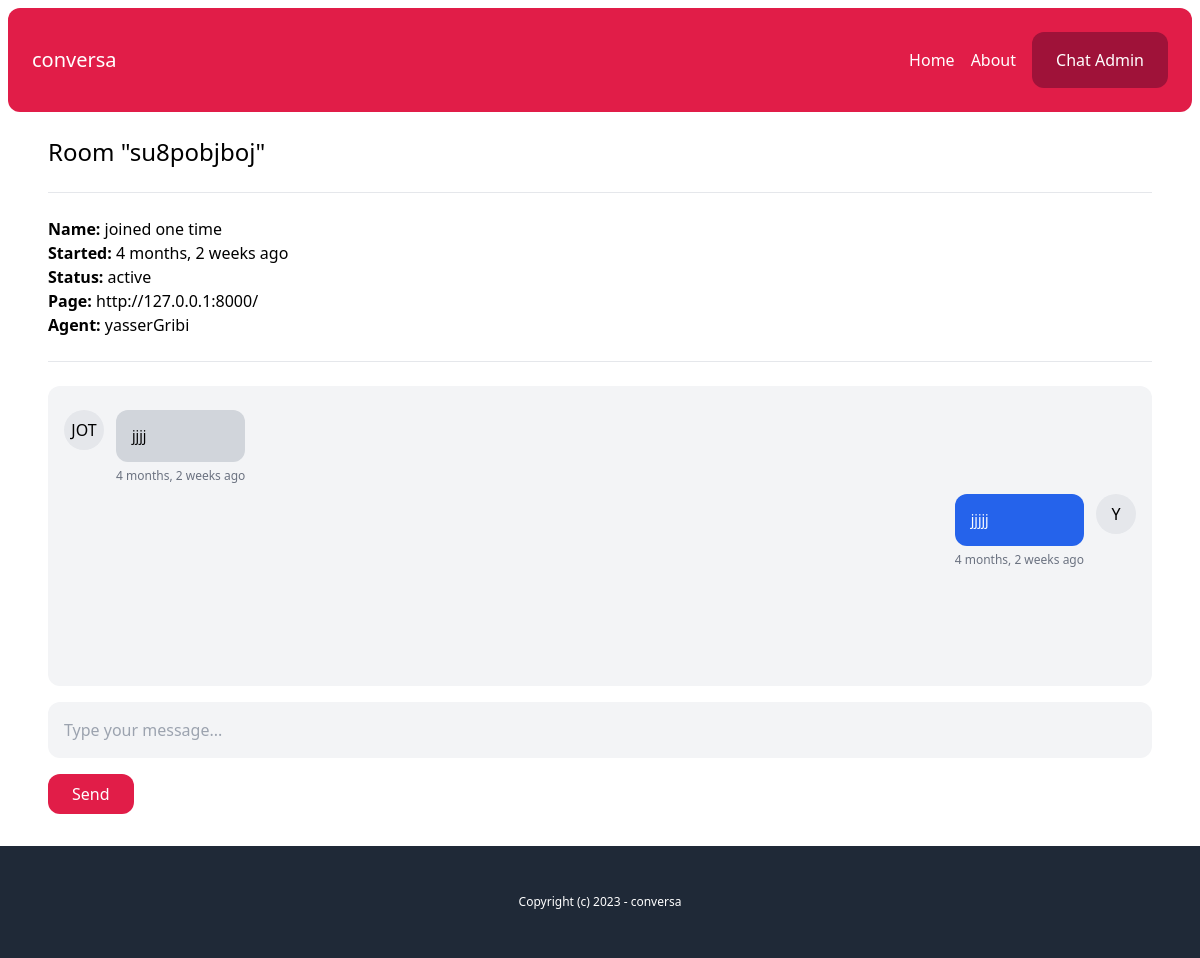
The page /chat-admin/su8pobjboj/ (signed in) on the database its author committed.
### chat/models.py (models this page shows, shortened)
class Room(models.Model):
    WAITING = 'waiting'
    ACTIVE = 'active'
    CLOSED = 'closed'
    CHOICES_STATUS = (
        (WAITING, 'Waiting'),
        (ACTIVE, 'active'),
        (CLOSED, 'closed'),
    )
    uuid = models.CharField(max_length=255)
    client = models.CharField(max_length=255)
    agent = models.ForeignKey(User, related_name='rooms', blank=True, null = True, on_delete= models.SET_NULL)
    messages = models.ManyToManyField(Message, blank=True)
    url = models.CharField(max_length=255, blank=True, null = True)
    status = models.CharField(max_length=20, choices=CHOICES_STATUS, default = WAITING )
    created_at = models.DateTimeField(auto_now_add=True)
    class Meta:
        ordering = ('-created_at',)

class Message(models.Model):
    body = models.TextField()
    sent_by = models.CharField(max_length=255)
    created_at = models.DateTimeField(auto_now_add=True)
    created_by = models.ForeignKey(User, blank =True, null= True, on_delete=models.SET_NULL)
    class Meta:
        ordering = ('created_at',)

### account/models.py (models this page shows)
class User(AbstractBaseUser, PermissionsMixin):
    AGENT = 'agent'
    MANAGER = 'manager'
    ROLES_CHOICES = (
        (AGENT, 'Agent'),
        (MANAGER, 'Manager'),
    )
    id = models.UUIDField(primary_key=True, default=uuid.uuid4, editable=False)
    email = models.EmailField(unique=True)
    name = models.CharField(max_length=255, blank=True, default='')
    role = models.CharField(max_length=20, choices=ROLES_CHOICES, default=AGENT)
    is_active = models.BooleanField(default=True)
    is_superuser = models.BooleanField(default=False)
    is_staff = models.BooleanField(default=False)
    date_joined = models.DateTimeField(default=timezone.now)
    last_login = models.DateTimeField(blank=True, null=True)
    objects = CustomUserManager()
    USERNAME_FIELD = 'email'
    EMAIL_FIELD = 'email'
    REQUIRED_FIELDS = ['name']

### chat/views.py (the view)
# urls.py: path('chat-admin/<str:uuid>/', views.room, name='room'),
@login_required
def room(request, uuid):
    room = Room.objects.get(uuid=uuid)
    if room.status == Room.WAITING:
        room.status = Room.ACTIVE
        room.agent = request.user
        room.save()
    return render(request, 'chat/room.html',{
        'room':room,
    })

### chat/templatetags/chatextras.py (called while the page is built)
@register.filter(name='initials')
def initials(value):
    initials = ''
    for name in value.split(' '):
        if name and len(initials) < 3 :
            initials += name[0].upper()
    return initials

### chat/templates/chat/room.html (shortened to what this page needs)
{% extends 'core/base.html' %}
{% load static chatextras %}
{% block content %}
    <h1 class="text-2xl" >Room "{{ room.uuid }}" </h1>
    <hr class="my-6">
    <p class="mb-6">
        <b>Name: </b>{{ room.client }}<br>
        <b>Started: </b>{{ room.created_at|timesince }} ago<br>
        <b>Status: </b>{{ room.get_status_display }}<br>
        <b>Page: </b>{{ room.url }}<br>
        <b>Agent: </b>{% firstof room.agent.name 'None yet...' %}<br>
    </p>
    <hr class="my-6">
    <div id="chat_log" class="mb-4 p-4 bg-gray-100 rounded-xl h-[300px] overflow-scroll flex flex-col flex-grow">
        {% for message in room.messages.all %}
            <div class="flex w-full max-w-md mt-2 space-x-3 {% if message.created_by %} ml-auto justify-end {% endif %}">
                {% if not message.created_by %}
                    <div class="flex-shrink-0 h-10 w-10 rounded-full bg-gray-200 text-center pt-2">
                        {{ message.sent_by|initials }}
                    </div>
                {% endif %}
                <div>
                    <div class="p-4 rounded-xl {% if message.created_by %} bg-blue-600 text-white {% else %} bg-gray-300 {% endif %}">
                        <p class="text-sm">{{ message.body }}</p>
                    </div>
                    <span class="text-xs text-gray-500 leading-none"> {{ message.created_at|timesince }} ago </span>
                </div>
                {% if  message.created_by %}
                    <div class="flex-shrink-0 h-10 w-10 rounded-full bg-gray-200 text-center pt-2">
                        {{ message.sent_by|initials }}
                    </div>
                {% endif %}
            </div>
        {% endfor %}
    </div>
    {% if room.status == 'active' %}
    <input type="text" name="body" id="chat_message_input" class="w-full mb-4 p-4 bg-gray-100 rounded-xl" placeholder="Type your message...">
    <button id="chat_message_submit" class="py-2 px-6 bg-rose-600 text-white rounded-xl">Send</button>
    {% endif %}
{% endblock %}

### rows shown on the page
Room: uuid "su8pobjboj", client "joined one time", created_at "4 months, 2 weeks", status "active", url "http://127.0.0.1:8000/", agent.name "yasserGribi"
Message: sent_by|initials "JOT", body "jjjj", created_at "4 months, 2 weeks"
Message: body "jjjjj", created_at "4 months, 2 weeks", sent_by|initials "Y"
